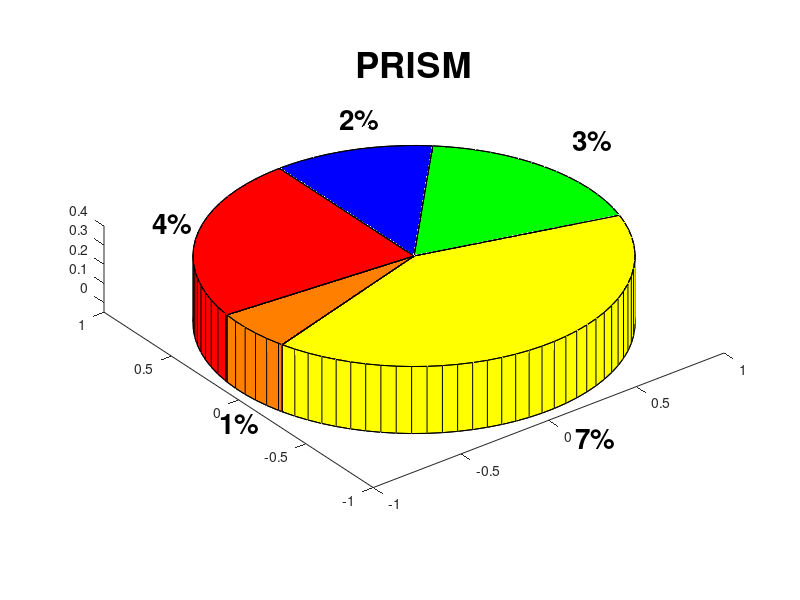

The MATLAB script that drew this image:
close all; clear all; clc;
n=randi([2 5]);
n=5;
data=randi([1 10],1,n);
hp=pie3(data);
%%%%%%%%%%%%%%%%%%%%%%%%%%%%%%
% jet, cubehelix, hsv, rainbow, hot, cool, spring,
% summer, autumn, winter, gray, bone, copper, pink, ocean,
% colorcube, flag, lines, prism, white
ncolor=n;
opc=randi([1 18]);
switch(mod(opc,18))
case 1
Mcolor=jet(ncolor);
case 2
Mcolor=cubehelix(ncolor);
case 3
Mcolor=hsv(ncolor);
case 4
Mcolor=rainbow(ncolor);
case 5
Mcolor=hot(ncolor);
case 6
Mcolor=cool(ncolor);
case 7
Mcolor=spring(ncolor);
case 8
Mcolor=summer(ncolor);
case 9
Mcolor=autumn(ncolor);
case 10
Mcolor=winter(ncolor);
case 11
Mcolor=gray(ncolor);
case 12
Mcolor=bone(ncolor);
case 13
Mcolor=copper(ncolor);
case 14
Mcolor=pink(ncolor);
case 15
ncolor=4;
Mcolor=ocean(ncolor);
case 16
Mcolor=flag(ncolor);
case 17
Mcolor=lines(ncolor);
case 0
Mcolor=prism(ncolor);
otherwise
endswitch
%%%%%%%%%%%%%%%%%%%%%%%%%%%
for i=1:length(data)
%cara inferior sector circular %4i-3
set(hp(4*i-3),'facecolor',Mcolor(i,:),'facealpha',1, ...
'edgecolor',[0 0 0],'edgealpha',1, ...
'linestyle','-','linewidth',0.5, ...
'marker','none','markersize',6)
%cara lateral/ arco circular %4i-2
set(hp(4*i-2),'facecolor',Mcolor(i,:),'facealpha',1, ...
'edgecolor',[0 0 0],'edgealpha',1, ...
'linestyle','-','linewidth',0.5, ...
'marker','none','markersize',6)
%cara superior sector circular %4i-1
set(hp(4*i-1),'facecolor',Mcolor(i,:),'facealpha',1, ...
'edgecolor',[0 0 0],'edgealpha',1, ...
'linestyle','-','linewidth',0.5, ...
'marker','none','markersize',6)
%texto/label etiquetas %4i
set(hp(4*i),'color',[0 0 0],'fontsize',20, ...
'fontweight','bold','string',strcat(num2str(data(i)),'%'), ...
'horizontalalignment','left', ...
'interpreter','tex','linestyle','-','linewidth',0.50, ...
'edgecolor','none','backgroundcolor','none')
%'position',[0  -1.2  -0.05],
endfor
fz=1.25;
zoom(fz);
axis on;
%%%%%%%%%%%%%%%%%%%%%%%%%%%%%%%%%
Lcolor={"jet","cubehelix","hsv","rainbow","hot","cool",
"spring","summer","autumn","winter","gray","bone",
"copper","pink","ocean","flag","lines","prism"};
title(upper(Lcolor(opc)),'fontsize',26);
